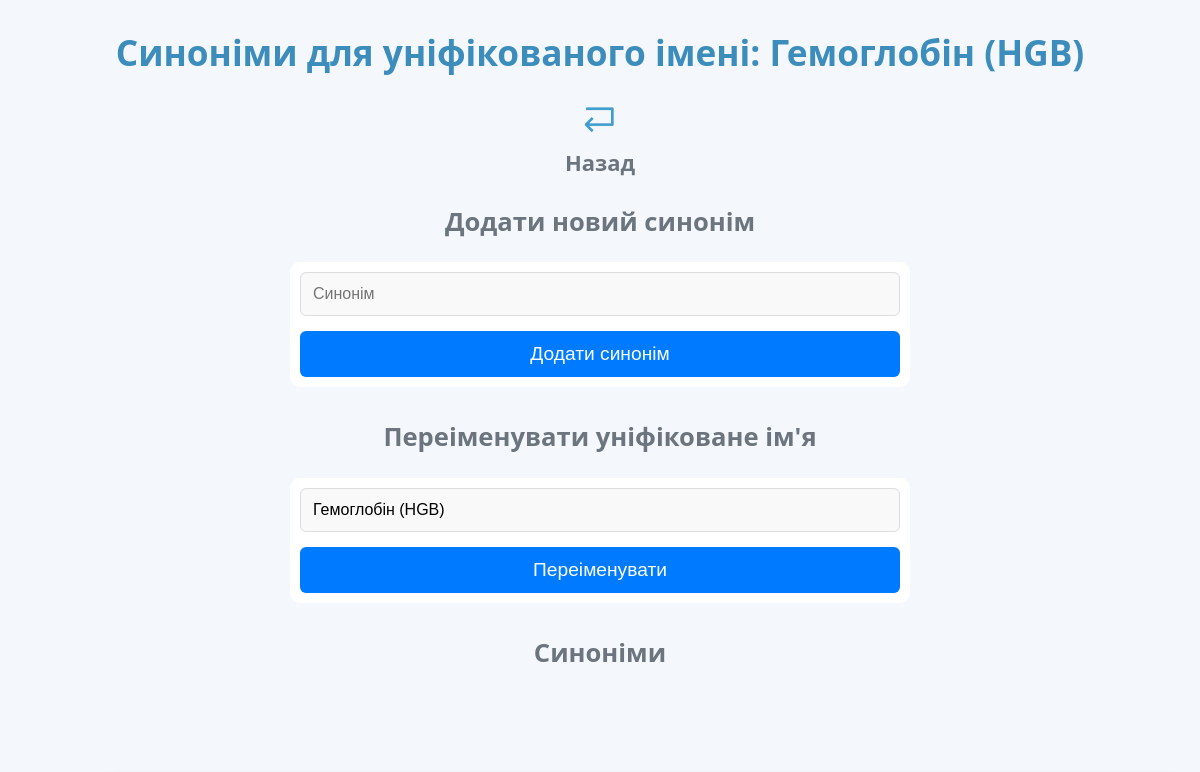
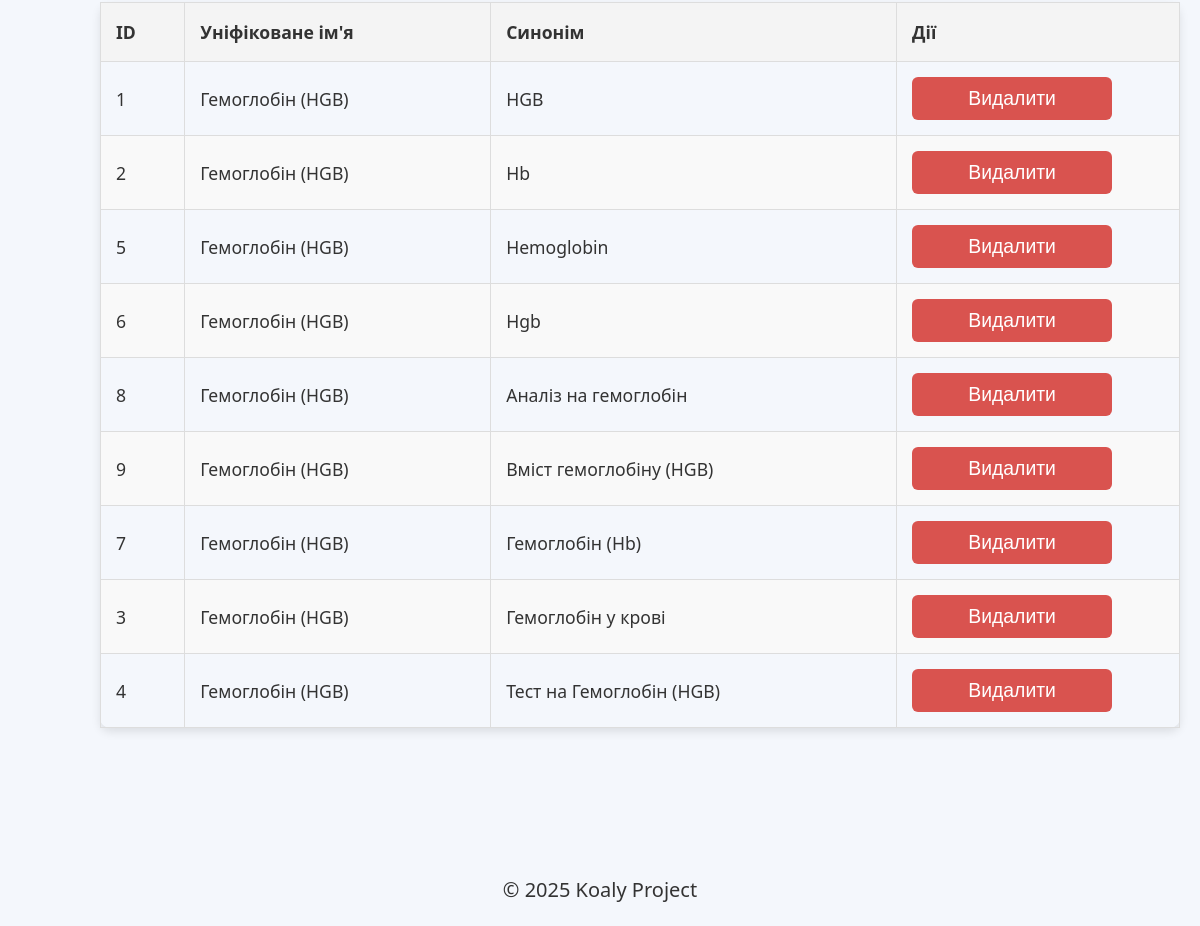
The app's page /synonyms/1, older data (2 pictures, top to bottom).
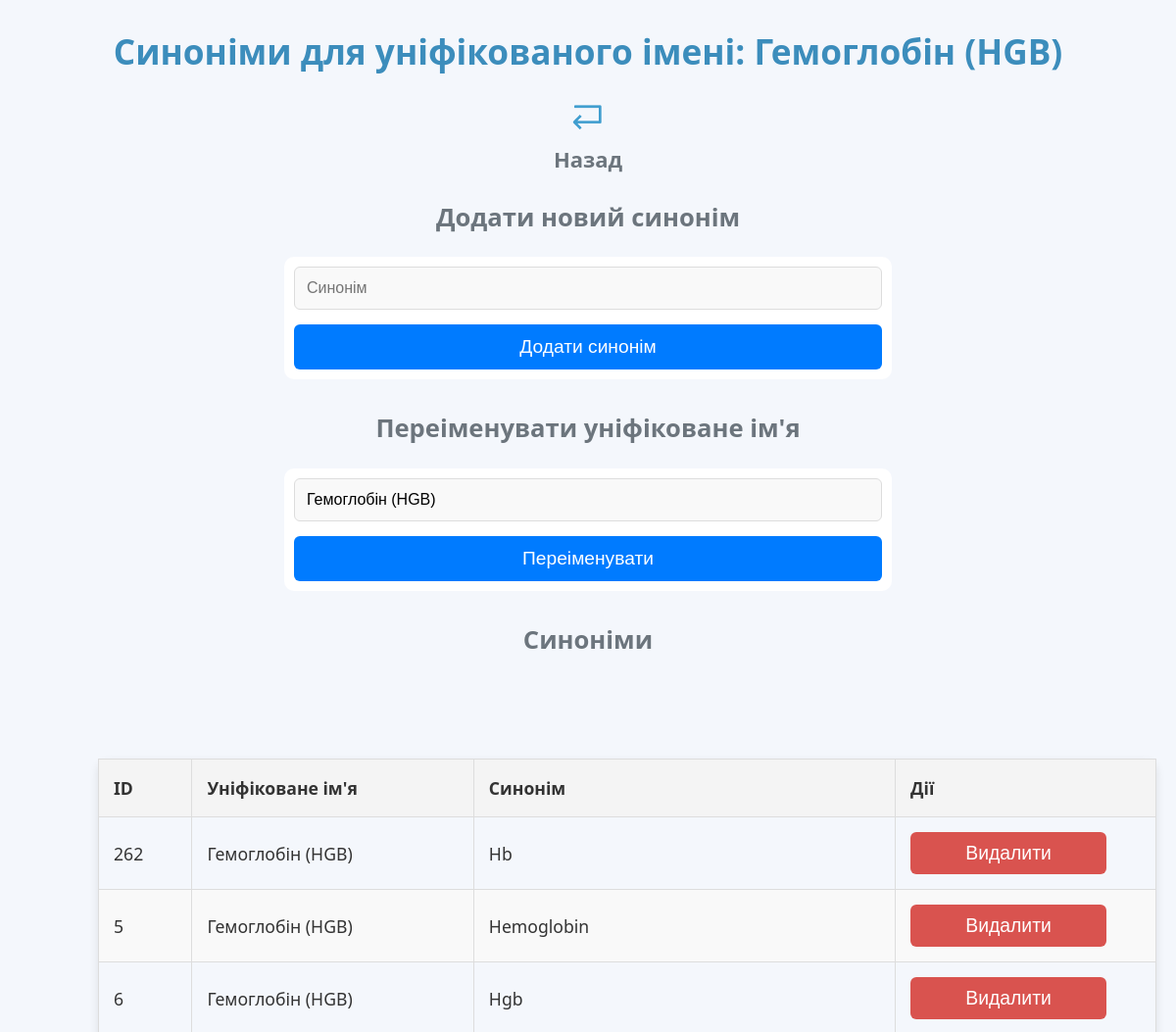
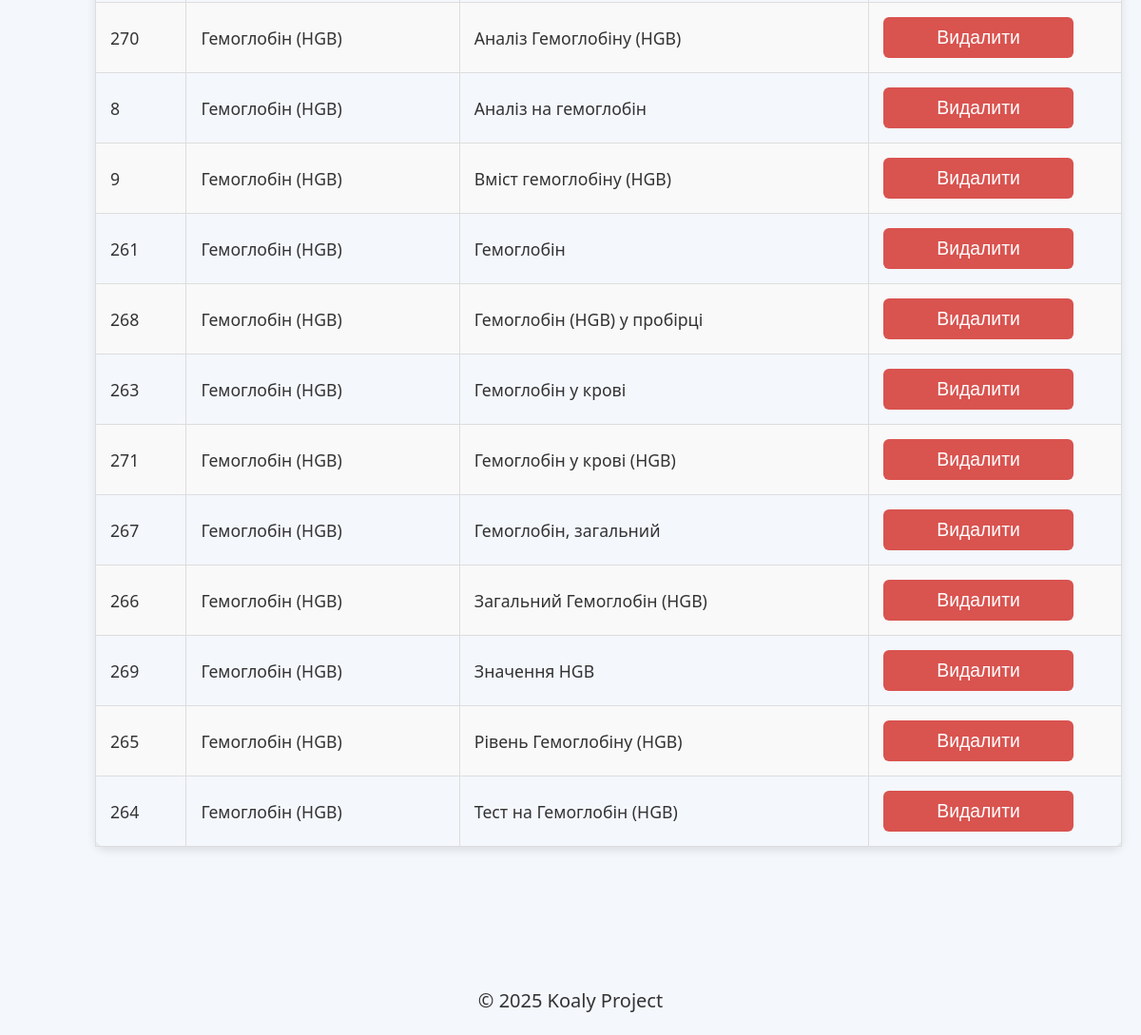
The same page, newer data (2 pictures, top to bottom).
### medicalgrouplibrary/database.py (models this page shows)
class AnalysisSynonym(Base):
    __tablename__ = "analysis_synonyms"
    id = Column(Integer, primary_key=True, index=True)
    standard_name_id = Column(Integer, ForeignKey("standard_names.id"), nullable=False)
    synonym = Column(String, nullable=False)
    standard_name = relationship("StandardName", back_populates="synonyms")
    __table_args__ = (
        UniqueConstraint("standard_name_id", "synonym", name="unique_standard_name_synonym_constraint"),
    )

class StandardName(Base):
    __tablename__ = "standard_names"
    id = Column(Integer, primary_key=True, index=True)
    name = Column(String, unique=True, nullable=False)
    standard_unit_id = Column(Integer, ForeignKey("units.id"), nullable=True)  # Зв'язок зі стандартною одиницею
    units = relationship("Unit", back_populates="standard_name", foreign_keys="[Unit.standard_name_id]")
    unit_conversions = relationship("UnitConversion", back_populates="standard_name",
                                    foreign_keys="[UnitConversion.standard_name_id]")
    synonyms = relationship("AnalysisSynonym", back_populates="standard_name")

### routes/synonyms.py (the view)
@router.get("/synonyms/{standard_name_id}", response_class=HTMLResponse)
async def read_synonyms_by_name(request: Request, standard_name_id: int, db: Session = Depends(get_db)):
    standard_name = db.query(StandardName).filter(StandardName.id == standard_name_id).first()
    if standard_name:
        synonyms = db.query(AnalysisSynonym).join(StandardName).filter(StandardName.id == standard_name_id).all()
        return templates.TemplateResponse("synonyms.html", {
            "request": request,
            "standard_name": standard_name,
            "synonyms": synonyms
        })
    return {"message": "Стандартне ім'я не знайдено"}

### templates/synonyms.html (shortened to what this page needs)
{% extends "components/base.html" %}
{% block header %}Синоніми для уніфікованого імені: {{ standard_name.name }}{% endblock %}
{% block content %}
    <header>
        <p align="center"><a href="/unification_names"><img src="/static/back.png" width="3%"><br>Назад</a></p>
    </header>
        <section>
            <h2>Додати новий синонім</h2>
            <form action="/add_synonym/{{ standard_name.id }}" method="post">
                <input type="text" name="synonym" placeholder="Синонім" required>
                <button type="submit">Додати синонім</button>
            </form>
    <h2>Переіменувати уніфіковане ім'я</h2>
    <form action="/rename_standard_name/{{ standard_name.id }}" method="post">
        <input type="text" name="new_standard_name" value="{{ standard_name.name }}" placeholder="Нове уніфіковане ім'я" required>
        <button type="submit">Переіменувати</button>
    </form>
</section>
        <section>
            <h2>Синоніми</h2>
            <table>
                <thead>
                    <tr>
                        <th>ID</th>
                        <th>Уніфіковане ім'я</th>
                        <th>Синонім</th>
                        <th>Дії</th>
                    </tr>
                </thead>
                <tbody>
                    {% for synonym in synonyms %}
                    <tr>
                        <td>{{ synonym.id }}</td>
                        <td>{{ synonym.standard_name.name }}</td>
                        <td>{{ synonym.synonym }}</td>
                        <td>
                            <form action="/delete/{{ synonym.id }}" method="post" class="form-delete" style="display: inline;">
                                <button type="submit" class="btn-delete">Видалити</button>
                            </form>
                        </td>
                    </tr>
                    {% endfor %}
                </tbody>
            </table>
        </section>
{% endblock %}

Row changes from the older to the newer data that the page shows:
removed AnalysisSynonym: id "1", standard_name.name "Гемоглобін (HGB)", synonym "HGB"
removed AnalysisSynonym: id "2", standard_name.name "Гемоглобін (HGB)", synonym "Hb"
removed AnalysisSynonym: id "7", standard_name.name "Гемоглобін (HGB)", synonym "Гемоглобін (Hb)"
removed AnalysisSynonym: id "3", standard_name.name "Гемоглобін (HGB)", synonym "Гемоглобін у крові"
removed AnalysisSynonym: id "4", standard_name.name "Гемоглобін (HGB)", synonym "Тест на Гемоглобін (HGB)"
added AnalysisSynonym: id "262", standard_name.name "Гемоглобін (HGB)", synonym "Hb"
added AnalysisSynonym: id "270", standard_name.name "Гемоглобін (HGB)", synonym "Аналіз Гемоглобіну (HGB)"
added AnalysisSynonym: id "261", standard_name.name "Гемоглобін (HGB)", synonym "Гемоглобін"
added AnalysisSynonym: id "268", standard_name.name "Гемоглобін (HGB)", synonym "Гемоглобін (HGB) у пробірці"
added AnalysisSynonym: id "263", standard_name.name "Гемоглобін (HGB)", synonym "Гемоглобін у крові"
added AnalysisSynonym: id "271", standard_name.name "Гемоглобін (HGB)", synonym "Гемоглобін у крові (HGB)"
added AnalysisSynonym: id "267", standard_name.name "Гемоглобін (HGB)", synonym "Гемоглобін, загальний"
added AnalysisSynonym: id "266", standard_name.name "Гемоглобін (HGB)", synonym "Загальний Гемоглобін (HGB)"
added AnalysisSynonym: id "269", standard_name.name "Гемоглобін (HGB)", synonym "Значення HGB"
added AnalysisSynonym: id "265", standard_name.name "Гемоглобін (HGB)", synonym "Рівень Гемоглобіну (HGB)"
added AnalysisSynonym: id "264", standard_name.name "Гемоглобін (HGB)", synonym "Тест на Гемоглобін (HGB)"
